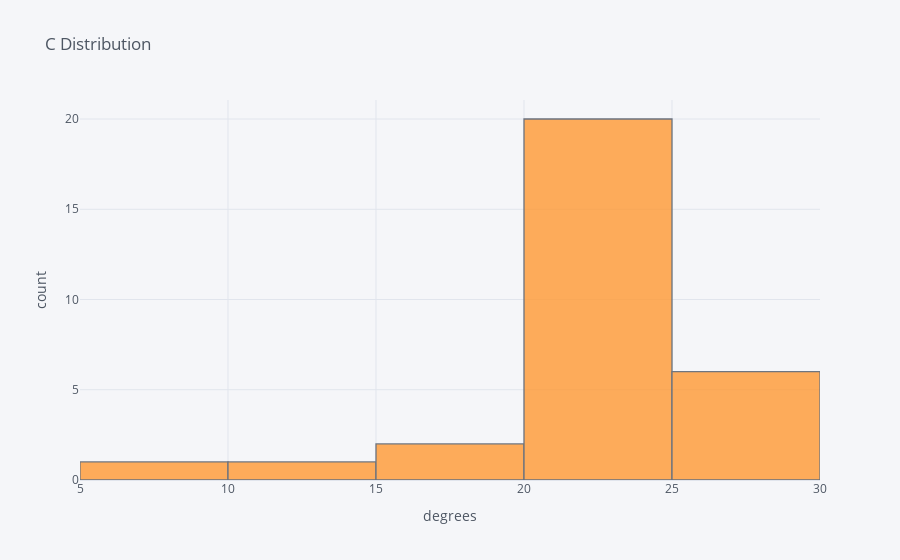

Source (notebook cell):
### Code cell
df['C'].iplot(kind='hist', xTitle='degrees',
yTitle='count', title='C Distribution')
plt.show()

### Figure 1 — Plotly figure (JSON) as saved in the notebook; plotly's stock layout.template omitted (floating-point values rounded to 4 significant figures)
{"data": [{"histfunc": "count", "histnorm": "", "marker": {"color": "rgba(255, 153, 51, 1.0)", "line": {"color": "#4D5663", "width": 1.3}}, "name": "C", "opacity": 0.8, "orientation": "v", "type": "histogram", "x": [27.1, 25.5, 22, 21.5, 22, 21.5, 14, 21, 21, 21, 21, 21, 21, 21, 22, 20, 21, 20, 15.5, 25.5, 25.2, 25.2, 25.5, 23, 23.4, 24, 24, 23, 18.2, 5.7]}], "layout": {"barmode": "overlay", "legend": {"bgcolor": "#F5F6F9", "font": {"color": "#4D5663"}}, "paper_bgcolor": "#F5F6F9", "plot_bgcolor": "#F5F6F9", "title": {"font": {"color": "#4D5663"}, "text": "C Distribution"}, "xaxis": {"gridcolor": "#E1E5ED", "showgrid": true, "tickfont": {"color": "#4D5663"}, "title": {"font": {"color": "#4D5663"}, "text": "degrees"}, "zerolinecolor": "#E1E5ED"}, "yaxis": {"gridcolor": "#E1E5ED", "showgrid": true, "tickfont": {"color": "#4D5663"}, "title": {"font": {"color": "#4D5663"}, "text": "count"}, "zerolinecolor": "#E1E5ED"}}}
